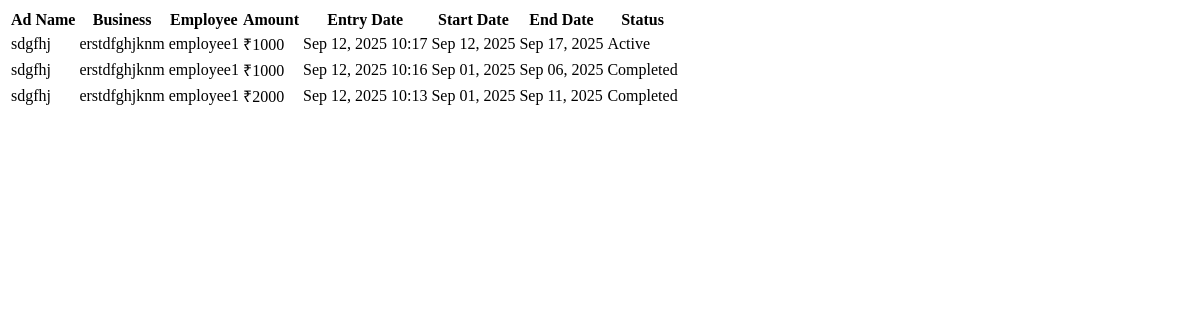
The app's page /dashboard/admin-ad-history/7/ (signed in), older data.
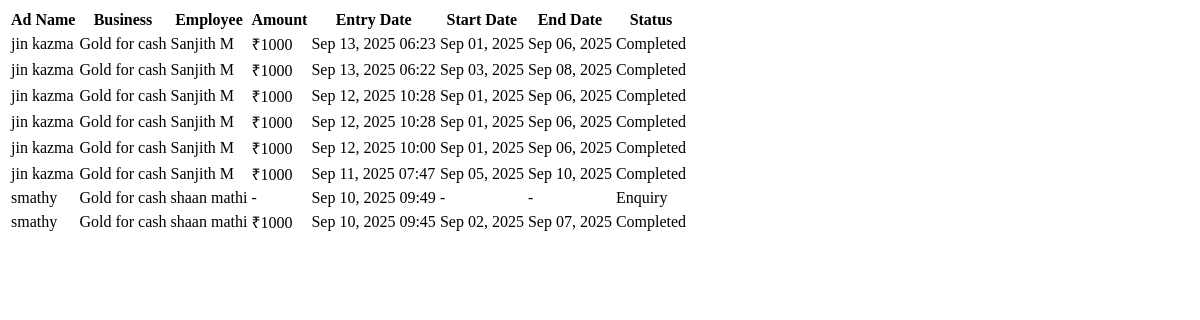
The same page, newer data.
### campaigns/models.py (models this page shows, shortened)
class AdRecord(models.Model):
    STATUS_CHOICES = [
        ('enquiry', 'Enquiry'),
        ('hold', 'On Hold'),
        ('pending', 'Pending Payment Verification'),
        ('active', 'Active'),
        ('completed', 'Completed'),
    ]
    AMOUNT_CHOICES = [
        (1000, '1000 INR (5 days)'),
        (2000, '2000 INR (10 days)'),
        (4000, '4000 INR (20 days)'),
        (6000, '6000 INR (30 days)'),
        (0, 'Other (custom)'),
    ]
    AMOUNT_DAYS_MAPPING = {
        1000: 5,
        2000: 10,
        4000: 20,
        6000: 30
    }
    user = models.ForeignKey(User, on_delete=models.SET_NULL, null=True, blank=True, related_name='ad_records')
    ad_name = models.CharField(max_length=200)
    business_name = models.CharField(max_length=200)
    mobile_number = models.CharField(max_length=10, blank=True)
    notes = models.TextField(blank=True)
    entry_date = models.DateTimeField(auto_now_add=True)
    updated_at = models.DateTimeField(auto_now=True)
    start_date = models.DateField(null=True, blank=True)
    end_date = models.DateField(null=True, blank=True)
    amount = models.IntegerField(choices=AMOUNT_CHOICES, null=True, blank=True)
    upi_last_four = models.CharField(max_length=4, blank=True)
    admin_upi_id = models.CharField(max_length=50, blank=True)
    custom_amount = models.IntegerField(null=True, blank=True)
    custom_days = models.IntegerField(null=True, blank=True)
    hold_reason = models.TextField(blank=True)
    hold_until = models.DateField(null=True, blank=True)
    status = models.CharField(max_length=20, choices=STATUS_CHOICES, default='enquiry')
    renewed_from = models.ForeignKey('self', on_delete=models.SET_NULL, null=True, blank=True, related_name='renewals')
    class Meta:
        ordering = ['-entry_date']
    def get_status_display_class(self):
        status_classes = {
            'enquiry': 'secondary',
            'hold': 'dark',
            'pending': 'warning',
            'active': 'success',
            'completed': 'info'
        }
        return status_classes.get(self.status, 'secondary')

### campaigns/views.py (the view)
# urls.py: path('admin-ad-history/<int:ad_id>/', views.admin_ad_history, name='admin_ad_history'),
@login_required
@user_passes_test(is_admin)
@require_GET
def admin_ad_history(request, ad_id):
    ad = get_object_or_404(AdRecord, id=ad_id)
    history_qs = AdRecord.objects.filter(business_name=ad.business_name).order_by('-entry_date')
    return render(request, 'campaigns/_ad_history.html', {
        'subject_ad': ad,
        'history_ads': history_qs,
    })

### campaigns/views.py (called while the page is built)
def is_admin(user):
    return user.is_superuser

### campaigns/templates/campaigns/_ad_history.html
<div class="table-responsive">
    <table class="table table-hover table-striped">
        <thead class="table-dark">
            <tr>
                <th>Ad Name</th>
                <th>Business</th>
                <th>Employee</th>
                <th>Amount</th>
                <th>Entry Date</th>
                <th>Start Date</th>
                <th>End Date</th>
                <th>Status</th>
            </tr>
        </thead>
        <tbody>
            {% for item in history_ads %}
            <tr {% if subject_ad.id == item.id %}class="table-primary"{% endif %}>
                <td>{{ item.ad_name }}</td>
                <td>{{ item.business_name }}</td>
                <td>
                    {% if item.user %}
                        {{ item.user.get_full_name|default:item.user.username }}
                    {% else %}
                        <span class="text-muted">(deleted user)</span>
                    {% endif %}
                </td>
                <td>{% if item.amount %}₹{{ item.amount }}{% else %}-{% endif %}</td>
                <td>{{ item.entry_date|date:"M d, Y H:i" }}</td>
                <td>{% if item.start_date %}{{ item.start_date|date:"M d, Y" }}{% else %}-{% endif %}</td>
                <td>{% if item.end_date %}{{ item.end_date|date:"M d, Y" }}{% else %}-{% endif %}</td>
                <td>
                    <span class="badge bg-{{ item.get_status_display_class }}">{{ item.get_status_display }}</span>
                </td>
            </tr>
            {% endfor %}
        </tbody>
    </table>
</div>

Row changes from the older to the newer data that the page shows:
no longer on this page (row edited): AdRecord: ad_name "sdgfhj", business_name "erstdfghjknm", user.get_full_name "employee1", amount "2000", entry_date "Sep 12, 2025 10:13", start_date "Sep 01, 2025", end_date "Sep 11, 2025", status "Completed"
added AdRecord: ad_name "jin kazma", business_name "Gold for cash", user.get_full_name "Sanjith M", amount "1000", entry_date "Sep 13, 2025 06:23", start_date "Sep 01, 2025", end_date "Sep 06, 2025", status "Completed"
added AdRecord: ad_name "jin kazma", business_name "Gold for cash", user.get_full_name "Sanjith M", amount "1000", entry_date "Sep 13, 2025 06:22", start_date "Sep 03, 2025", end_date "Sep 08, 2025", status "Completed"
added AdRecord: ad_name "jin kazma", business_name "Gold for cash", user.get_full_name "Sanjith M", amount "1000", entry_date "Sep 12, 2025 10:28", start_date "Sep 01, 2025", end_date "Sep 06, 2025", status "Completed"
added AdRecord: ad_name "jin kazma", business_name "Gold for cash", user.get_full_name "Sanjith M", amount "1000", entry_date "Sep 12, 2025 10:28", start_date "Sep 01, 2025", end_date "Sep 06, 2025", status "Completed"
added AdRecord: ad_name "jin kazma", business_name "Gold for cash", user.get_full_name "Sanjith M", amount "1000", entry_date "Sep 12, 2025 10:00", start_date "Sep 01, 2025", end_date "Sep 06, 2025", status "Completed"
added AdRecord: ad_name "jin kazma", business_name "Gold for cash", user.get_full_name "Sanjith M", amount "1000", entry_date "Sep 11, 2025 07:47", start_date "Sep 05, 2025", end_date "Sep 10, 2025", status "Completed"
changed AdRecord: ad_name "sdgfhj" → "smathy"; business_name "erstdfghjknm" → "Gold for cash"; user.get_full_name "employee1" → "shaan mathi"; entry_date "Sep 12, 2025 10:17" → "Sep 10, 2025 09:49"; status "Active" → "Enquiry"; amount "1000" → (not shown); start_date "Sep 12, 2025" → (not shown); end_date "Sep 17, 2025" → (not shown); amount "₹" → "-"; now shows "-"
changed AdRecord: ad_name "sdgfhj" → "smathy"; business_name "erstdfghjknm" → "Gold for cash"; user.get_full_name "employee1" → "shaan mathi"; entry_date "Sep 12, 2025 10:16" → "Sep 10, 2025 09:45"; start_date "Sep 01, 2025" → "Sep 02, 2025"; end_date "Sep 06, 2025" → "Sep 07, 2025"
